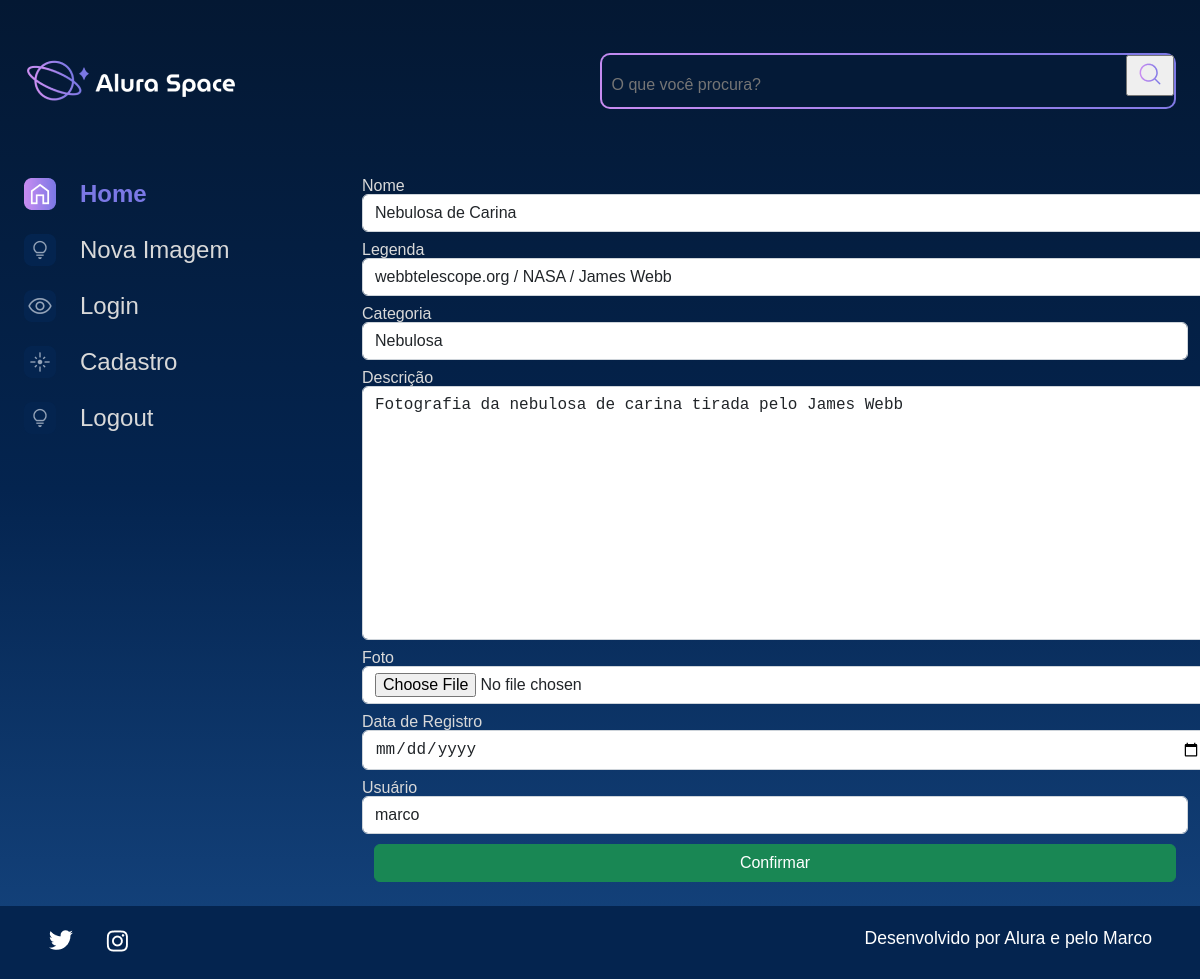
/editar-imagem/1, run on the app's committed database.
### apps/galeria/models.py (models this page shows, shortened)
class Fotografia(models.Model):
    OPCOES_CATEGORIA = [
        ("NEBULOSA", "Nebulosa"),
        ("ESTRELA", "Estrela"),
        ("GALÁXIA", "Galáxia"),
        ("PLANETA", "Planeta"),
    ]
    nome = models.CharField(max_length=100, null=False, blank=False)
    legenda = models.CharField(max_length=150, null=False, blank=False)
    categoria = models.CharField(max_length=100, choices=OPCOES_CATEGORIA, default='')
    descricao = models.TextField(null=False, blank=False)
    foto = models.ImageField(upload_to="fotos/%Y/%m/%d/", blank=True)
    publicada =  models.BooleanField(default=True)
    data_fotografia = models.DateTimeField(default=datetime.now, blank=False)
    usuario = models.ForeignKey(
        to=User,
        on_delete=models.SET_NULL, #Caso o usuario for excluido a foto terá o usuario responsavel = null
        null= True,
        blank=False,
        related_name="user",
    )

### apps/galeria/views.py (the view)
# urls.py: path('editar-imagem/<int:foto_id>', editar_imagem, name='editar_imagem'),
def editar_imagem(request, foto_id):
    fotografia = Fotografia.objects.get(id=foto_id)
    form = FotografiaForms(instance=fotografia)
    if request.method == "POST":
        form = FotografiaForms(request.POST, request.FILES, instance=fotografia) # O que nao for mudado ele pega do que ja existia (explicando o instance)
        if form.is_valid():
            form.save()
            messages.success(request, 'Imagem editada com sucesso!')
            return redirect('index')
    return render(request, 'galeria/editar_imagem.html', {'form' : form, 'foto_id' : foto_id})

### apps/galeria/forms.py
class FotografiaForms(forms.ModelForm):
    class Meta:
        model = Fotografia
        exclude = ['publicada', ]
        labels = {
            'descricao': 'Descrição',
            'data_fotografia': 'Data de Registro',
            'usuario': 'Usuário',
        }
        widgets = {
            'nome': forms.TextInput(attrs={'class': 'form-control'}),
            'legenda': forms.TextInput(attrs={'class': 'form-control'}),
            'categoria': forms.Select(attrs={'class': 'form-control'}),
            'descricao': forms.Textarea(attrs={'class': 'form-control'}),
            'foto': forms.FileInput(attrs={'class': 'form-control'}),
            'data_fotografia': forms.DateInput(
                format='%d/%m/%Y',
                attrs={
                    'type': 'date',
                    'class': 'form-control'
                    }
                ),
            'usuario': forms.Select(attrs={'class': 'form-control'})
        }

### templates/galeria/editar_imagem.html (shortened to what this page needs)
{% extends 'shared/base.html' %}
{% load static %}
{% block content %}
            <section class="galeria" style="margin-left: 5em">
                <form action="{% url 'editar_imagem' foto_id %}" method="POST" enctype="multipart/form-data">
                    <div class="row">
                        {% for field in form.visible_fields %}
                        <div class="col-12 col-lg-12" style="margin-bottom: 10px;">
                            <label for="{{ field.id_for_label }}" style="color:#D9D9D9; margin-bottom: 5px;">{{field.label}}</label>
                            {{ field }}
                        </div>
                        {% endfor %}
                    </div>
                    <div>
                        <button type="submit" class="btn btn-success col-12" style="padding: top 5px;">Confirmar</button>
                    </div>
                </form>
            </section>
        </main>
    </div>
</body>
{% endblock %}

### setup/static/styles/style.css (style rules this page uses)
html, body, div, span, applet, object, iframe, h1, h2, h3, h4, h5, h6, p, blockquote, pre, a, abbr, acronym, address, big, cite, code, del, dfn, em, img, ins, kbd, q, s, samp, small, strike, strong, sub, sup, tt, var, b, u, i, center, dl, dt, dd, ol, ul, li, fieldset, form, label, legend, table, caption, tbody, tfoot, thead, tr, th, td, article, aside, canvas, details, embed, figure, figcaption, footer, header, hgroup, menu, nav, output, ruby, section, summary, time, mark, audio, video { margin: 0; padding: 0; border: 0; font-size: 100%; font: inherit; vertical-align: baseline; }
article, aside, details, figcaption, figure, footer, header, hgroup, menu, nav, section { display: block; }
body { line-height: 1; font-family: 'Space Grotesk', sans-serif; min-height: 100vh; background: linear-gradient(#041833,#04244F,#154580); background-repeat: no-repeat; background-position: center; background-size: cover; }
.galeria { display: flex; width: 100%; }
.row { --bs-gutter-x: 1.5rem; --bs-gutter-y: 0; display: flex; flex-wrap: wrap; margin-top: calc(-1 * var(--bs-gutter-y)); margin-right: calc(-.5 * var(--bs-gutter-x)); margin-left: calc(-.5 * var(--bs-gutter-x)); }
.col-12 { flex: 0 0 auto; width: 100%; }
.btn { --bs-btn-padding-x: 0.75rem; --bs-btn-padding-y: 0.375rem; --bs-btn-font-family: ; --bs-btn-font-size: 1rem; --bs-btn-font-weight: 400; --bs-btn-line-height: 1.5; --bs-btn-color: #212529; --bs-btn-bg: transparent; --bs-btn-border-width: 1px; --bs-btn-border-color: transparent; --bs-btn-border-radius: 0.375rem; --bs-btn-hover-border-color: transparent; --bs-btn-box-shadow: inset 0 1px 0 rgba(255, 255, 255, 0.15),0 1px 1px rgba(0, 0, 0, 0.075); --bs-btn-disabled-opacity: 0.65; --bs-btn-focus-box-shadow: 0 0 0 0.25rem rgba(var(--bs-btn-focus-shadow-rgb), .5); display: inline-block; padding: var(--bs-btn-padding-y) var(--bs-btn-padding-x); font-family: var(--bs-btn-font-family); font-size: var(--bs-btn-font-size); font-weight: var(--bs-btn-font-weight); line-height: var(--bs-btn-line-height); color: var(--bs-btn-color); text-align: center; text-decoration: none; vertical-align: middle; cursor: pointer; -webkit-user-select: none; -moz-user-select: none; user-select: none; border: var(--bs-btn-border-width) solid var(--bs-btn-border-color); border-radius: var(--bs-btn-border-radius); background-color: var(--bs-btn-bg); transition: color .15s ease-in-out,background-color .15s ease-in-out,border-color .15s ease-in-out,box-shadow .15s ease-in-out; }
.btn-success { --bs-btn-color: #fff; --bs-btn-bg: #198754; --bs-btn-border-color: #198754; --bs-btn-hover-color: #fff; --bs-btn-hover-bg: #157347; --bs-btn-hover-border-color: #146c43; --bs-btn-focus-shadow-rgb: 60,153,110; --bs-btn-active-color: #fff; --bs-btn-active-bg: #146c43; --bs-btn-active-border-color: #13653f; --bs-btn-active-shadow: inset 0 3px 5px rgba(0, 0, 0, 0.125); --bs-btn-disabled-color: #fff; --bs-btn-disabled-bg: #198754; --bs-btn-disabled-border-color: #198754; }
.form-control { display: block; width: 100%; padding: 0.375rem 0.75rem; font-size: 1rem; font-weight: 400; line-height: 1.5; color: #212529; background-color: #fff; background-clip: padding-box; border: 1px solid #ced4da; -webkit-appearance: none; -moz-appearance: none; appearance: none; border-radius: 0.375rem; transition: border-color .15s ease-in-out,box-shadow .15s ease-in-out; }

### data on the page
Fotografia: visible_fields "Nebulosa de Carina" "webbtelescope.org / NASA / James Webb" "Nebulosa" "Fotografia da nebulosa de carina tirada pelo James Webb" "marco"

### other printed values
{{ field.label }} "Nome" "Legenda" "Categoria" "Descrição" "Foto" "Data de Registro" "Usuário"
